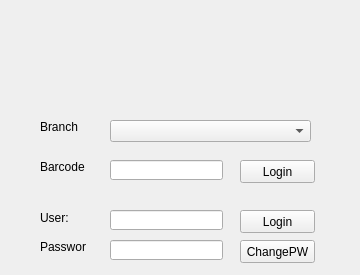
<?xml version="1.0" encoding="UTF-8"?>
<ui version="4.0">
 <class>Login</class>
 <widget class="QWidget" name="Login">
  <property name="geometry">
   <rect>
    <x>0</x>
    <y>0</y>
    <width>360</width>
    <height>275</height>
   </rect>
  </property>
  <property name="windowTitle">
   <string>Form</string>
  </property>
  <widget class="QPushButton" name="pushButton_adminlog">
   <property name="geometry">
    <rect>
     <x>240</x>
     <y>210</y>
     <width>75</width>
     <height>23</height>
    </rect>
   </property>
   <property name="text">
    <string>Login</string>
   </property>
  </widget>
  <widget class="QPushButton" name="pushButton_adminchange">
   <property name="geometry">
    <rect>
     <x>240</x>
     <y>240</y>
     <width>75</width>
     <height>23</height>
    </rect>
   </property>
   <property name="text">
    <string>ChangePW</string>
   </property>
  </widget>
  <widget class="QLineEdit" name="lineEdit_user">
   <property name="geometry">
    <rect>
     <x>110</x>
     <y>210</y>
     <width>113</width>
     <height>20</height>
    </rect>
   </property>
  </widget>
  <widget class="QLineEdit" name="lineEdit_password">
   <property name="geometry">
    <rect>
     <x>110</x>
     <y>240</y>
     <width>113</width>
     <height>20</height>
    </rect>
   </property>
  </widget>
  <widget class="QLabel" name="label_user">
   <property name="geometry">
    <rect>
     <x>40</x>
     <y>210</y>
     <width>31</width>
     <height>16</height>
    </rect>
   </property>
   <property name="text">
    <string>User:</string>
   </property>
   <property name="scaledContents">
    <bool>false</bool>
   </property>
  </widget>
  <widget class="QLabel" name="label_password">
   <property name="geometry">
    <rect>
     <x>40</x>
     <y>240</y>
     <width>46</width>
     <height>13</height>
    </rect>
   </property>
   <property name="text">
    <string>Password:</string>
   </property>
  </widget>
  <widget class="QLineEdit" name="lineEdit_barcode">
   <property name="geometry">
    <rect>
     <x>110</x>
     <y>160</y>
     <width>113</width>
     <height>20</height>
    </rect>
   </property>
  </widget>
  <widget class="QPushButton" name="pushButton_readlog">
   <property name="geometry">
    <rect>
     <x>240</x>
     <y>160</y>
     <width>75</width>
     <height>23</height>
    </rect>
   </property>
   <property name="text">
    <string>Login</string>
   </property>
  </widget>
  <widget class="QLabel" name="label_barcode">
   <property name="geometry">
    <rect>
     <x>40</x>
     <y>160</y>
     <width>46</width>
     <height>13</height>
    </rect>
   </property>
   <property name="text">
    <string>Barcode</string>
   </property>
  </widget>
  <widget class="QComboBox" name="comboBox_branch">
   <property name="geometry">
    <rect>
     <x>110</x>
     <y>120</y>
     <width>201</width>
     <height>22</height>
    </rect>
   </property>
  </widget>
  <widget class="QLabel" name="label_branch">
   <property name="geometry">
    <rect>
     <x>40</x>
     <y>120</y>
     <width>46</width>
     <height>13</height>
    </rect>
   </property>
   <property name="text">
    <string>Branch</string>
   </property>
  </widget>
  <widget class="QLabel" name="label_image">
   <property name="geometry">
    <rect>
     <x>5</x>
     <y>2</y>
     <width>351</width>
     <height>91</height>
    </rect>
   </property>
   <property name="text">
    <string/>
   </property>
  </widget>
 </widget>
 <resources/>
 <connections/>
</ui>
